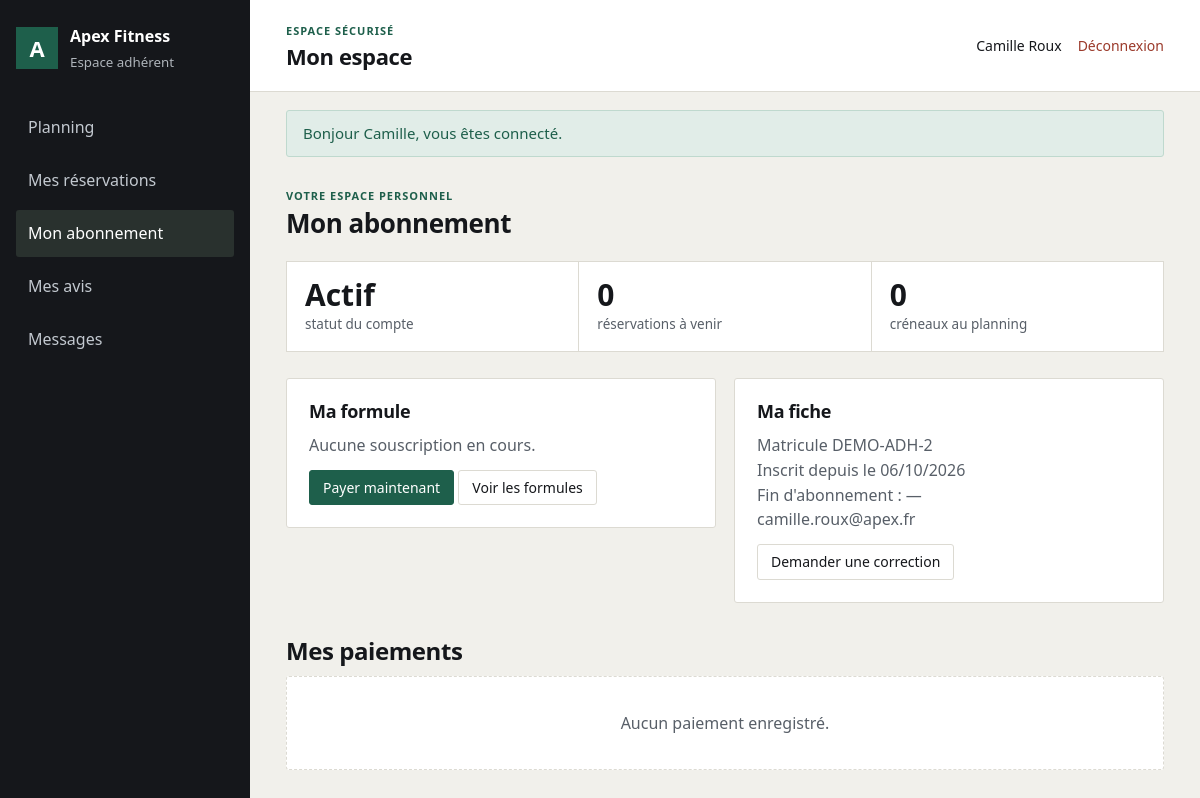
The app's page /index.php?route=adherent/espace.php&onglet=abonnement (signed in) with its own data.
### tables this page shows
CREATE TABLE adherent (
  NumUsers            INT PRIMARY KEY,
  matriculeadh        VARCHAR(20) NOT NULL UNIQUE,
  Date_inscriptionadh DATE NOT NULL,
  Date_finadh         DATE,
  FOREIGN KEY (NumUsers) REFERENCES utilisateur(NumUsers) ON DELETE CASCADE
);

### public/index.php (called while the page is built, shortened)
<?php
require_once __DIR__ . '/../config/function.php';
$pages = [
    'accueil/index.php' => '../accueil/index.php',
    'abonnement/index.php' => '../abonnement/index.php',
    'abonnement/catalogue.php' => '../abonnement/catalogue.php',
    'abonnement_plus/index.php' => '../abonnement_plus/index.php',
    'activite/index.php' => '../activite/index.php',
    'adherent/index.php' => '../adherent/index.php',
    'adherent/espace.php' => '../adherent/espace.php',
    'admin/index.php' => '../admin/index.php',
    'admin/espace.php' => '../admin/espace.php',
    'avis/index.php' => '../avis/index.php',
    'avis/public.php' => '../avis/public.php',
    'basic/index.php' => '../basic/index.php',
    'demande_maintenance/index.php' => '../demande_maintenance/index.php',
    'employe/index.php' => '../employe/index.php',
    'employe/espace.php' => '../employe/espace.php',
    'equipement/index.php' => '../equipement/index.php',
    'etat_equipement/index.php' => '../etat_equipement/index.php',
    'faq/index.php' => '../faq/index.php',
    'faq/public.php' => '../faq/public.php',
    'fonction/index.php' => '../fonction/index.php',
    'fournisseur/index.php' => '../fournisseur/index.php',
    'fournisseur/gestion.php' => '../fournisseur/gestion.php',
    'freemium/index.php' => '../freemium/index.php',
    'interaction_adherent/index.php' => '../interaction_adherent/index.php',
    'message_contact/index.php' => '../message_contact/index.php',
    'offre/index.php' => '../offre/index.php',
    'paiement/index.php' => '../paiement/index.php',
    'paiement/payer.php' => '../paiement/payer.php',
    'qr_code/index.php' => '../qr_code/index.php',
    'reservation/index.php' => '../reservation/index.php',
    'salle/index.php' => '../salle/index.php',
    'souscrire/index.php' => '../souscrire/index.php',
    'statut/index.php' => '../statut/index.php',
    'statut_maintenance/index.php' => '../statut_maintenance/index.php',
    'type_equipement/index.php' => '../type_equipement/index.php',
    'utilisateur/index.php' => '../utilisateur/index.php',
    'utilisateur/connexion.php' => '../utilisateur/connexion.php',
    'utilisateur/deconnexion.php' => '../utilisateur/deconnexion.php',
    'config/install.php' => '../config/install.php',
];
$requestPath = parse_url($_SERVER['REQUEST_URI'] ?? '/', PHP_URL_PATH);
$queryRoute = $_GET['route'] ?? null;
$requestPath = rawurldecode($requestPath);
$route = $queryRoute !== null ? rawurldecode($queryRoute) : trim($requestPath, '/');
$page = realpath(__DIR__ . '/' . $pages[$route]);
require $page;

### config/function.php (called while the page is built, shortened)
<?php
function db(): PDO
{
    static $pdo = null;
    if ($pdo === null) {
        $dsn = sprintf('mysql:host=%s;port=%d;dbname=%s;charset=utf8mb4', DB_HOST, DB_PORT, DB_NAME);
        try {
            $pdo = new PDO($dsn, DB_USER, DB_PASS, [
                PDO::ATTR_ERRMODE => PDO::ERRMODE_EXCEPTION,
                PDO::ATTR_DEFAULT_FETCH_MODE => PDO::FETCH_ASSOC,
                PDO::ATTR_EMULATE_PREPARES => false,
            ]);
        } catch (PDOException $exception) {
            http_response_code(500);
            exit('Connexion à la base impossible. Vérifiez config/config.php. Détail : ' . $exception->getMessage());
        }
    }
    return $pdo;
}
function e(?string $value): string
{
    return htmlspecialchars((string) $value, ENT_QUOTES | ENT_SUBSTITUTE, 'UTF-8');
}
function url(string $path): string
{
    $base = APP_BASE;
    if ($base === '') {
        $publicRoot = realpath(__DIR__ . '/../public');
        $webRoot = isset($_SERVER['DOCUMENT_ROOT']) ? realpath($_SERVER['DOCUMENT_ROOT']) : false;
        if ($publicRoot !== false && $webRoot !== false) {
            $webRoot = rtrim($webRoot, DIRECTORY_SEPARATOR);
        }
    }
    $base = rtrim($base, '/');
    $urlParts = parse_url($path);
    $route = ltrim($urlParts['path'] ?? '', '/');
    $query = [];
    if (isset($urlParts['query'])) {
        parse_str($urlParts['query'], $query);
    }
    if ($route === '') {
        return $base . '/';
    }
    if (str_starts_with($route, 'assets/')) {
        $assetUrl = $base . '/' . $route;
        return $assetUrl . (isset($urlParts['query']) ? '?' . $urlParts['query'] : '');
    }
    return $base . '/index.php?' . http_build_query(['route' => $route] + $query);
}
function flashs(): array
{
    $messages = $_SESSION['flash'] ?? [];
    return $messages;
}
function dateFr(?string $date, bool $withTime = false): string
{
    if (!$date) {
        return '&mdash;';
    }
    return date($withTime ? 'd/m/Y \a\ H\hi' : 'd/m/Y', strtotime($date));
}
function utilisateur(): ?array
{
    return $_SESSION['user'] ?? null;
}

### adherent/espace.php (the view, shortened to what this page needs)
<?php
require_once __DIR__ . '/../config/function.php';
$moi    = utilisateur()['NumUsers'];
$onglet = $_GET['onglet'] ?? 'planning';
$st = db()->prepare(
  "SELECT ad.*,
      CASE WHEN ad.Date_finadh IS NULL OR ad.Date_finadh >= CURDATE()
         THEN 'Actif' ELSE 'Expire' END AS libelle_statut,
      (SELECT su.Numabo
       FROM souscrire su
       WHERE su.NumUsers = ad.NumUsers AND su.statut_souscription = 'En cours'
       ORDER BY su.date_debut DESC LIMIT 1) AS Numabo,
      (SELECT abo.libelle_abo
       FROM souscrire su
       JOIN abonnement abo ON abo.Numabo = su.Numabo
       WHERE su.NumUsers = ad.NumUsers AND su.statut_souscription = 'En cours'
       ORDER BY su.date_debut DESC LIMIT 1) AS libelle_abo,
      (SELECT o.type_offre
       FROM souscrire su
       JOIN abonnement abo ON abo.Numabo = su.Numabo
       JOIN offre o ON o.Numoffre = abo.Numoffre
       WHERE su.NumUsers = ad.NumUsers AND su.statut_souscription = 'En cours'
       ORDER BY su.date_debut DESC LIMIT 1) AS type_abo,
      (SELECT su.date_debut
       FROM souscrire su
       WHERE su.NumUsers = ad.NumUsers AND su.statut_souscription = 'En cours'
       ORDER BY su.date_debut DESC LIMIT 1) AS date_debut,
      (SELECT su.date_fin
       FROM souscrire su
       WHERE su.NumUsers = ad.NumUsers AND su.statut_souscription = 'En cours'
       ORDER BY su.date_debut DESC LIMIT 1) AS date_fin,
      (SELECT su.statut_souscription
       FROM souscrire su
       WHERE su.NumUsers = ad.NumUsers AND su.statut_souscription = 'En cours'
       ORDER BY su.date_debut DESC LIMIT 1) AS statut_souscription,
      (SELECT f.nb_reservations_max_mois
       FROM souscrire su
       JOIN abonnement abo ON abo.Numabo = su.Numabo
       JOIN freemium f ON f.Numoffre = abo.Numoffre
       WHERE su.NumUsers = ad.NumUsers AND su.statut_souscription = 'En cours'
       ORDER BY su.date_debut DESC LIMIT 1) AS nb_reservations_max_mois
     FROM adherent ad
     WHERE ad.NumUsers = ?");
$st->execute([$moi]);
$fiche = $st->fetch();
$estActif = $fiche && $fiche['libelle_statut'] === 'Actif';
$tables = array_map('strtolower', db()->query('SHOW TABLES')->fetchAll(PDO::FETCH_COLUMN));
$planningDisponible = in_array('creneaux', $tables, true)
  && in_array('reservation', $tables, true)
  && in_array('v_creneau_places', $tables, true);
if ($planningDisponible) {
  $creneaux = db()->query(
    'SELECT * FROM v_creneau_places WHERE date_heure_debut >= NOW()
     ORDER BY date_heure_debut')->fetchAll();
  $st = db()->prepare(
    "SELECT Numcreneaux, statut_reservation FROM reservation
     WHERE NumUsers = ? AND statut_reservation <> 'Annulee'");
  $st->execute([$moi]);
  $dejaReserves = array_column($st->fetchAll(), 'statut_reservation', 'Numcreneaux');
  $st = db()->prepare(
    'SELECT r.*, c.date_heure_debut, c.date_heure_fin, a.libelleact, s.nomsalle
     FROM reservation r
     JOIN creneaux c ON c.Numcreneaux = r.Numcreneaux
     JOIN activite a ON a.Numact = c.Numact
     JOIN salle s    ON s.Numsalle = c.Numsalle
     WHERE r.NumUsers = ?
     ORDER BY c.date_heure_debut DESC');
  $st->execute([$moi]);
  $mesReservations = $st->fetchAll();
} else {
  $creneaux = [];
  $dejaReserves = [];
  $mesReservations = [];
}
$st = db()->prepare(
    'SELECT p.*, ab.libelle_abo FROM paiement p
     JOIN abonnement ab ON ab.Numabo = p.Numabo
  WHERE p.NumUsers = ? ORDER BY p.date_paiement DESC');
$st->execute([$moi]);
$mesPaiements = $st->fetchAll();
$reservationsAvenir = count(array_filter(
  $mesReservations,
  static fn(array $reservation): bool =>
    $reservation['statut_reservation'] === 'Reservee' &&
    strtotime($reservation['date_heure_debut']) > time()
));
$adherentUser = utilisateur();
$flashMessages = flashs();
?>
<!DOCTYPE html>
<html lang="fr">
<head>
  <link rel="stylesheet" href="<?= e(url('assets/css/style.css')) ?>">
  <link rel="stylesheet" href="<?= e(url('assets/css/pages/admin.css')) ?>">
</head>
<body class="admin-page">
<div class="admin-shell">
  <aside class="admin-sidebar">
    <a class="admin-brand" href="<?= e(url('adherent/espace.php?onglet=planning')) ?>">
      <span class="admin-brand-mark">A</span>
      <span><strong>Apex Fitness</strong><small>Espace adhérent</small></span>
    </a>
    <nav class="admin-navigation" aria-label="Menu adhérent">
      <?php foreach ([
        'planning' => 'Planning',
        'reservations' => 'Mes réservations',
        'abonnement' => 'Mon abonnement',
        'avis' => 'Mes avis',
        'messages' => 'Messages',
      ] as $cle => $lib): ?>
        <a href="<?= e(url('adherent/espace.php?onglet=' . $cle)) ?>" <?= $onglet === $cle ? 'aria-current="page"' : '' ?>><?= e($lib) ?></a>
      <?php endforeach; ?>
    </nav>
  </aside>
  <div class="admin-main">
    <div class="admin-topbar">
      <div>
        <p class="admin-eyebrow">ESPACE SÉCURISÉ</p>
        <h1>Mon espace</h1>
      </div>
      <div class="admin-account">
        <span><?= e(($adherentUser['prenomUsers'] ?? '') . ' ' . ($adherentUser['nomUsers'] ?? '')) ?></span>
        <a href="<?= e(url('utilisateur/deconnexion.php')) ?>">Déconnexion</a>
      </div>
    </div>
    <?php if ($flashMessages): ?>
      <div class="admin-flashes">
        <?php foreach ($flashMessages as $message): ?>
          <p class="flash flash-<?= e($message['type']) ?>"><?= e($message['message']) ?></p>
        <?php endforeach; ?>
      </div>
    <?php endif; ?>
    <main class="admin-content">
      <div class="admin-heading">
        <div>
          <p class="admin-eyebrow">VOTRE ESPACE PERSONNEL</p>
          <h2><?= e([
            'planning' => 'Aperçu du planning',
            'reservations' => 'Mes réservations',
            'abonnement' => 'Mon abonnement',
            'avis' => 'Partager votre expérience',
            'messages' => 'Messages',
          ][$onglet]) ?></h2>
        </div>
      </div>
      <?php if ($onglet !== 'avis'): ?>
      <div class="compteurs">
        <div class="compteur">
          <div class="v"><?= e($fiche['libelle_statut']) ?></div>
          <div class="k">statut du compte</div>
        </div>
        <div class="compteur">
          <div class="v"><?= $reservationsAvenir ?></div>
          <div class="k">réservations à venir</div>
        </div>
        <div class="compteur">
          <div class="v"><?= count($creneaux) ?></div>
          <div class="k">créneaux au planning</div>
        </div>
      </div>
      <?php endif; ?>
  <?php if ($onglet === 'planning'): ?>
    <?php if (!$estActif): ?>
      <p class="flash flash-info">Votre compte est <?= e(mb_strtolower($fiche['libelle_statut'])) ?> :
         la réservation est bloquée jusqu'à régularisation à l'accueil.</p>
    <?php endif; ?>
    <?php if (!$creneaux): ?>
      <div class="vide">Aucun créneau à venir n'est encore programmé.</div>
    <?php else: ?>
      <div class="creneaux">
        <?php foreach ($creneaux as $c):
            $num = (int) $c['Numcreneaux'];
            $restantes = (int) $c['places_restantes'];
            $pct = $c['capacite_max'] > 0 ? round($c['places_prises'] / $c['capacite_max'] * 100) : 0;
            $deja = isset($dejaReserves[$num]);
        ?>
          <article class="creneau" id="c<?= $num ?>">
            <h3><?= e($c['libelleact']) ?></h3>
            <p class="when"><?= jourHeure($c['date_heure_debut'], $c['date_heure_fin']) ?>
               &middot; <?= e($c['nomsalle']) ?></p>
            <div class="jauge"><i class="<?= $restantes === 0 ? 'pleine' : '' ?>" style="width:<?= $pct ?>%"></i></div>
            <div class="bas">
              <span class="tag <?= $restantes === 0 ? 'tag-bad' : ($restantes <= 3 ? 'tag-warn' : 'tag-ok') ?>">
                <?= $restantes === 0 ? 'Complet' : $restantes . ' place' . ($restantes > 1 ? 's' : '') ?>
              </span>
              <?php if ($deja): ?>
                <span class="tag tag-mute">Déjà réservé</span>
              <?php else: ?>
                <form method="post" style="margin:0">
                  <?= champ_csrf() ?>
                  <input type="hidden" name="action" value="reserver">
                  <input type="hidden" name="creneau" value="<?= $num ?>">
                  <button class="btn btn-sm btn-vert" type="submit"
                          <?= ($restantes === 0 || !$estActif) ? 'disabled' : '' ?>>Réserver</button>
                </form>
              <?php endif; ?>
            </div>
          </article>
        <?php endforeach; ?>
      </div>
    <?php endif; ?>
  <?php else: ?>
    <div class="grille-3" style="grid-template-columns:1fr 1fr;align-items:start">
      <article class="carte">
        <h3>Ma formule</h3>
        <?php if ($fiche['libelle_abo']): ?>
          <p class="prix" style="font-size:28px;font-weight:600;margin:6px 0"><?= e($fiche['libelle_abo']) ?></p>
          <p class="muted">
            Du <?= dateFr($fiche['date_debut']) ?> au <?= dateFr($fiche['date_fin']) ?><br>
            Souscription <?= e(mb_strtolower($fiche['statut_souscription'])) ?>
          </p>
          <form method="post" style="margin-top:12px">
            <?= champ_csrf() ?>
            <input type="hidden" name="action" value="annuler_abonnement">
            <button class="btn btn-danger btn-sm" type="submit" data-confirme="Annuler votre abonnement actuel et choisir une autre formule ?">Annuler mon abonnement</button>
          </form>
        <?php else: ?>
          <p class="muted">Aucune souscription en cours.</p>
        <?php endif; ?>
          <p style="margin-top:12px"><a class="btn btn-vert btn-sm" href="<?= url('paiement/payer.php') ?>">Payer maintenant</a>
            <a class="btn btn-ghost btn-sm" href="<?= url('abonnement/catalogue.php') ?>">Voir les formules</a></p>
      </article>
      <article class="carte">
        <h3>Ma fiche</h3>
        <p class="muted">
          Matricule <?= e($fiche['matriculeadh']) ?><br>
          Inscrit depuis le <?= dateFr($fiche['Date_inscriptionadh']) ?><br>
          Fin d'abonnement : <?= dateFr($fiche['Date_finadh']) ?><br>
          <?= e(utilisateur()['mailUsers']) ?>
        </p>
        <p><a class="btn btn-ghost btn-sm" href="<?= url('message_contact/index.php?sujet=' . urlencode('Modification de ma fiche')) ?>">Demander une correction</a></p>
      </article>
    </div>
    <h2 style="margin-top:34px">Mes paiements</h2>
    <?php if (!$mesPaiements): ?>
      <div class="vide">Aucun paiement enregistré.</div>
    <?php endif; ?>
  <?php endif; ?>
</div>
  </div>
</body>
</html>

### records on screen
adherent: matriculeadh "DEMO-ADH-2", Date_inscriptionadh "06/10/2026", Date_finadh "—"

### other values on screen
$lib "Planning"
$lib "Mes réservations"
$lib "Mon abonnement"
$lib "Mes avis"
$lib "Messages"
$message['message'] "Bonjour Camille, vous êtes connecté."
$fiche['libelle_statut'] "Actif"
$reservationsAvenir "0"
count($creneaux) "0"
utilisateur()['mailUsers'] "camille.roux@apex.fr"
